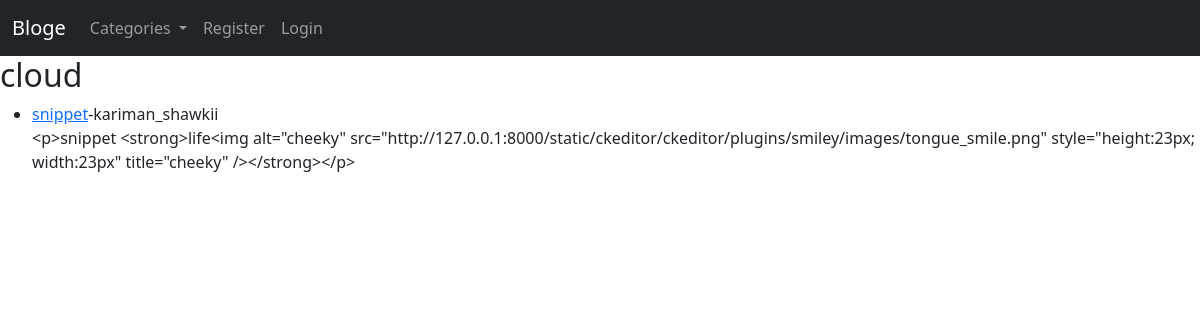
The page /category/cloud on the database as committed earlier.
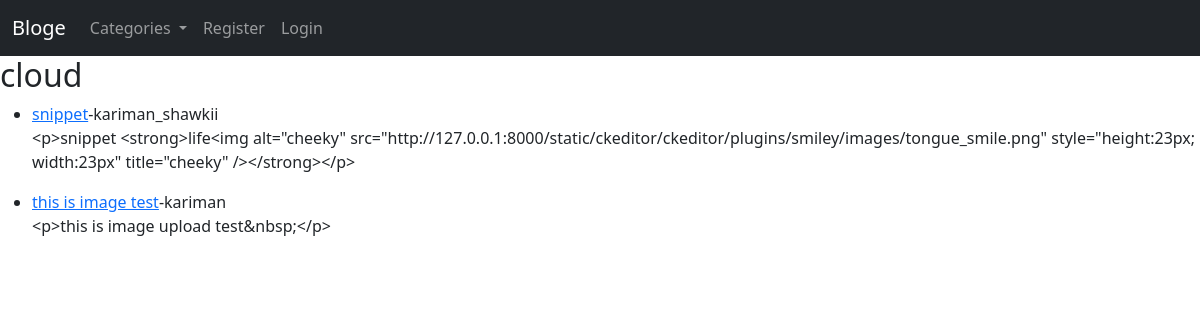
The same page on the database as committed later.
### myblog/models.py (models this page shows, shortened)
class Post(models.Model):
    title = models.CharField(max_length=255)
    title_tag = models.CharField(max_length=255)
    header_image=models.ImageField(null=True, blank=True, upload_to="images/")
    author = models.ForeignKey(User, on_delete=models.CASCADE)
    category = models.ForeignKey(Category,
                                 on_delete=models.SET_DEFAULT,
                                 default=1)
    snippet = models.CharField(max_length=255, default="Click Link Above To Read Blog......")
    body = RichTextField(blank=True, null=True)
    post_date = models.DateField(auto_now_add=True)
    likes = models.ManyToManyField(User, related_name='blog_posts')
    def __str__(self):
        return self.title + " | " + str(self.author)

### myblog/views.py (the view)
# urls.py: path("category/<str:category_name>", CategoryView, name="category-detail"),
def CategoryView(request, category_name):
    category_name=category_name.replace("-", " ")
    category = Category.objects.get(name=category_name)
    print(category)
    posts = Post.objects.filter(category=category)
    print(posts)
    context = {"category": category, "posts": posts}
    return render(request, "categories.html", context)

### ablog/context_processors.py (called while the page is built)
def add_variable_to_context(request):
    return {
        "categories": Category.objects.order_by("id").all(),
    }

### myblog/models.py (called while the page is built)
    def __str__(self):
        return self.name

### myblog/templates/categories.html (shortened to what this page needs)
{% extends 'base.html' %} {% block content %}
<h2>{{ category }}</h2>
<ul>
  {% for post in posts %}
  <li>
    <a href="{% url 'post-detail' post.pk %}">{{post.title}}</a>-{{post.author}}
    <p>{{ post.body| slice:":200" }}</p>
  </li>
  {% endfor %}
</ul>
{% endblock %}

Rows that differ between the two databases and show on the page:
added Post: title "this is image test", author "kariman", body "<p>this is image upload test&nbsp;</p>"
